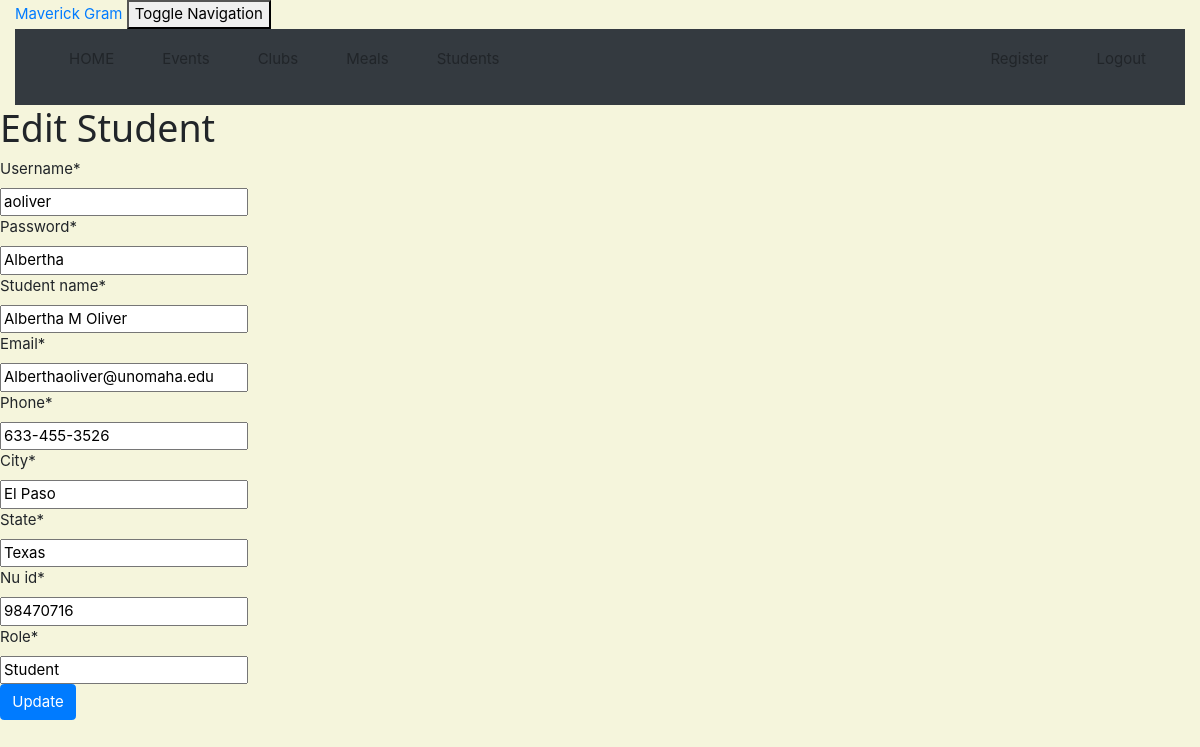
Before: /student/4/edit/ (signed in) with the older database file.
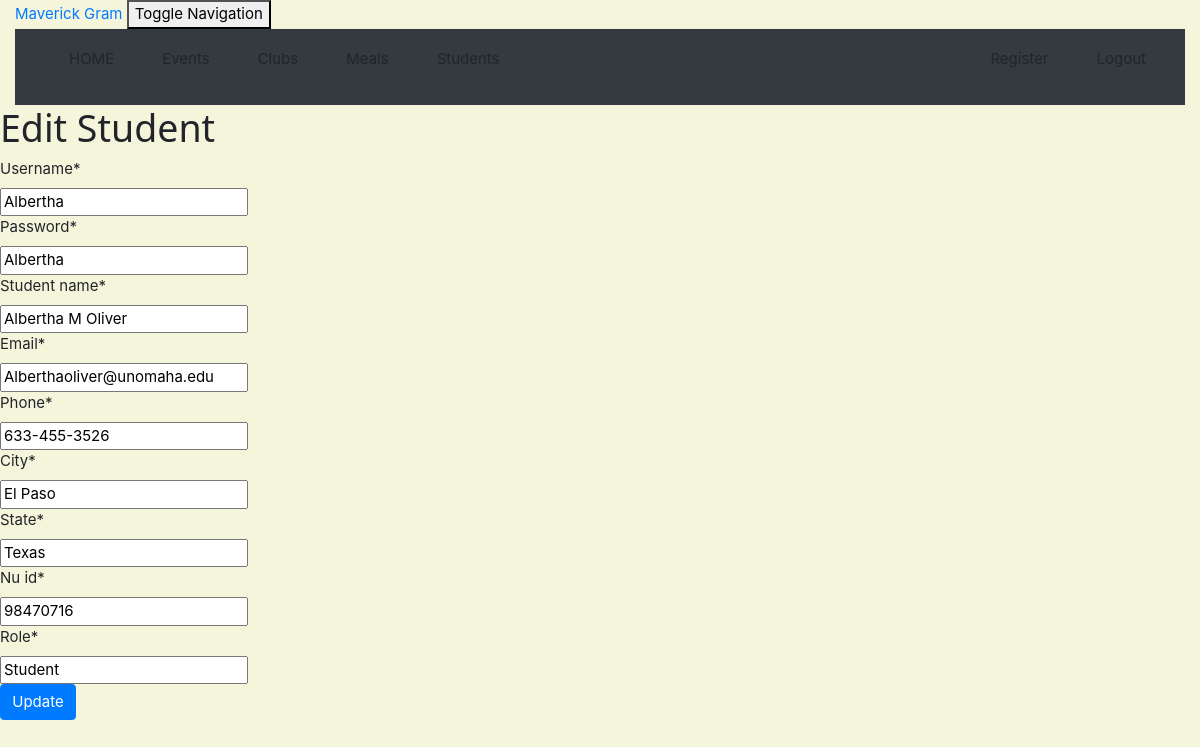
After: the same page with the newer database file.
### crm/models.py (models this page shows, shortened)
class Student(models.Model):
    username = models.CharField(max_length=50)
    password = models.CharField(max_length=50)
    student_name = models.CharField(max_length=50)
    email = models.EmailField(max_length=100)
    phone = models.CharField(max_length=20)
    city = models.CharField(max_length=50)
    state = models.CharField(max_length=50)
    nu_id = models.CharField(max_length=100)
    role = models.CharField(max_length=100)

### crm/views.py (the view)
# urls.py: path('student/<int:pk>/edit/', views.student_edit, name='student_edit'),
@staff_member_required
def student_edit(request, pk):
    student = get_object_or_404(Student, pk=pk)
    if request.method == "POST":
        form = StudentForm(request.POST, instance=student)
        if form.is_valid():
            student = form.save(commit=False)
            student.updated_date = timezone.now()
            student.save()
            student = Student.objects.filter()
            return render(request, 'crm/student_list.html',
                          {'students': student})
    else:
        form = StudentForm(instance=student)
    return render(request, 'crm/student_edit.html', {'form': form})

### crm/forms.py
class StudentForm(forms.ModelForm):
    class Meta:
        model = Student
        fields = ('username', 'password', 'student_name', 'email', 'phone', 'city', 'state','nu_id','role')

### crm/templates/crm/student_edit.html (shortened to what this page needs)
<!DOCTYPE html>
<html lang="en">
{% extends 'crm/base.html' %}
{% load crispy_forms_tags %}
{% block content %}
    <h1>Edit Student</h1>
    <form method="POST" class="customer-form">{% csrf_token %}
        {{ form|crispy }}
        <button type="submit" class="btn btn-primary">Update</button>
    </form>
{% endblock %}

Changed rows visible on the page:
changed Student "Albertha": username "aoliver" → "Albertha"
